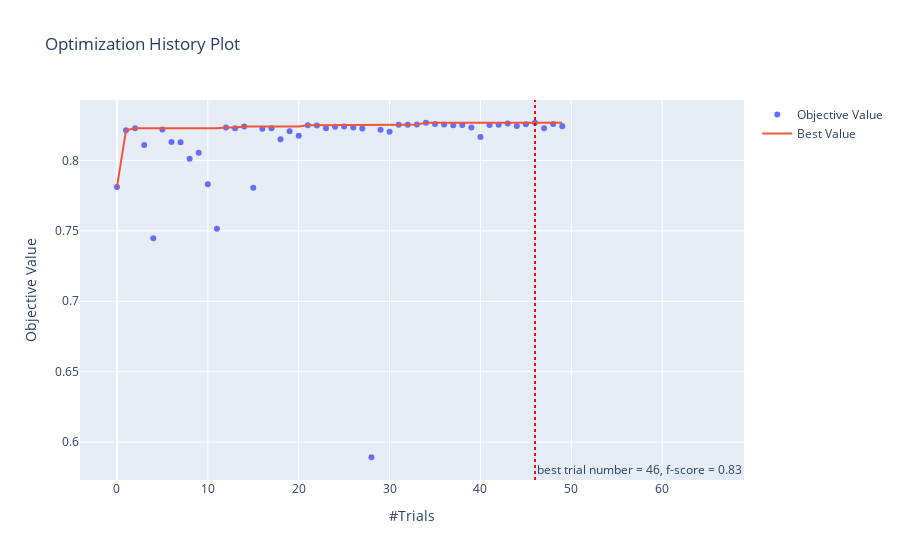

Notebook source saved alongside this figure:
### Markdown cell above
### Plot Optimization Study Trials:

### Code cell
best_trial = study_cv.best_trial.number
best_trial_val = np.round(study_cv.best_trial.values[0], 2)
study_fig = optuna.visualization.plot_optimization_history(study_cv)
study_fig.add_vline(x=best_trial, line_dash="dot", line_color='red', annotation_text=f"best trial number = {best_trial}, f-score = {best_trial_val}", annotation_position="bottom right")
study_fig

### Figure 1 — Plotly figure (JSON) as saved in the notebook; plotly's stock layout.template omitted (floating-point values rounded to 4 significant figures)
{"data": [{"mode": "markers", "name": "Objective Value", "type": "scatter", "x": [0, 1, 2, 3, 4, 5, 6, 7, 8, 9, 10, 11, 12, 13, 14, 15, 16, 17, 18, 19, 20, 21, 22, 23, 24, 25, 26, 27, 28, 29, 30, 31, 32, 33, 34, 35, 36, 37, 38, 39, 40, 41, 42, 43, 44, 45, 46, 47, 48, 49], "y": [0.7812, 0.8213, 0.8228, 0.8109, 0.7448, 0.822, 0.8131, 0.8129, 0.8011, 0.8054, 0.783, 0.7514, 0.8234, 0.8228, 0.824, 0.7805, 0.8225, 0.8228, 0.815, 0.8207, 0.8175, 0.8249, 0.8247, 0.8228, 0.8238, 0.8241, 0.8234, 0.8226, 0.5893, 0.8217, 0.8203, 0.8253, 0.8254, 0.8255, 0.8267, 0.8259, 0.8256, 0.8249, 0.8252, 0.8233, 0.8166, 0.8252, 0.8253, 0.8262, 0.8245, 0.8256, 0.8267, 0.8229, 0.8258, 0.8242]}, {"name": "Best Value", "type": "scatter", "x": [0, 1, 2, 3, 4, 5, 6, 7, 8, 9, 10, 11, 12, 13, 14, 15, 16, 17, 18, 19, 20, 21, 22, 23, 24, 25, 26, 27, 28, 29, 30, 31, 32, 33, 34, 35, 36, 37, 38, 39, 40, 41, 42, 43, 44, 45, 46, 47, 48, 49], "y": [0.7812, 0.8213, 0.8228, 0.8228, 0.8228, 0.8228, 0.8228, 0.8228, 0.8228, 0.8228, 0.8228, 0.8228, 0.8234, 0.8234, 0.824, 0.824, 0.824, 0.824, 0.824, 0.824, 0.824, 0.8249, 0.8249, 0.8249, 0.8249, 0.8249, 0.8249, 0.8249, 0.8249, 0.8249, 0.8249, 0.8253, 0.8254, 0.8255, 0.8267, 0.8267, 0.8267, 0.8267, 0.8267, 0.8267, 0.8267, 0.8267, 0.8267, 0.8267, 0.8267, 0.8267, 0.8267, 0.8267, 0.8267, 0.8267]}], "layout": {"annotations": [{"showarrow": false, "text": "best trial number = 46, f-score = 0.83", "x": 46, "xanchor": "left", "xref": "x", "y": 0, "yanchor": "bottom", "yref": "y domain"}], "autosize": true, "shapes": [{"line": {"color": "red", "dash": "dot"}, "type": "line", "x0": 46, "x1": 46, "xref": "x", "y0": 0, "y1": 1, "yref": "y domain"}], "title": {"text": "Optimization History Plot"}, "xaxis": {"autorange": true, "range": [-3.083, 55.55], "title": {"text": "#Trials"}, "type": "linear"}, "yaxis": {"autorange": true, "range": [0.5697, 0.8463], "title": {"text": "Objective Value"}, "type": "linear"}}}
